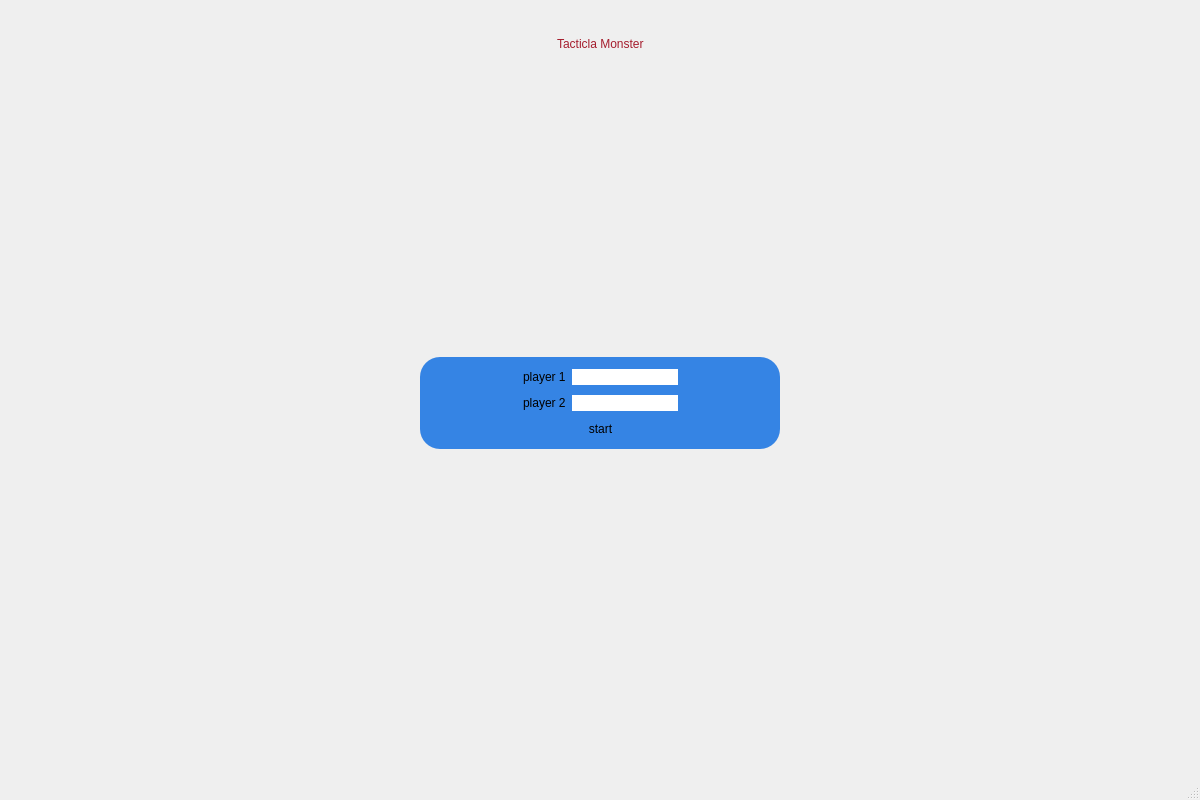
<?xml version="1.0" encoding="UTF-8"?>
<ui version="4.0">
 <class>login</class>
 <widget class="QMainWindow" name="login">
  <property name="geometry">
   <rect>
    <x>0</x>
    <y>0</y>
    <width>1200</width>
    <height>800</height>
   </rect>
  </property>
  <property name="windowTitle">
   <string>MainWindow</string>
  </property>
  <widget class="QWidget" name="centralwidget">
   <layout class="QVBoxLayout" name="verticalLayout_3">
    <item>
     <layout class="QHBoxLayout" name="horizontalLayout_4">
      <property name="topMargin">
       <number>25</number>
      </property>
      <property name="bottomMargin">
       <number>0</number>
      </property>
      <item>
       <spacer name="horizontalSpacer_2">
        <property name="orientation">
         <enum>Qt::Horizontal</enum>
        </property>
        <property name="sizeHint" stdset="0">
         <size>
          <width>40</width>
          <height>20</height>
         </size>
        </property>
       </spacer>
      </item>
      <item>
       <widget class="QLabel" name="label_3">
        <property name="styleSheet">
         <string notr="true">font: 75 italic 31pt &quot;Z003&quot;;
color: rgb(165, 29, 45);</string>
        </property>
        <property name="text">
         <string>Tacticla Monster</string>
        </property>
       </widget>
      </item>
      <item>
       <spacer name="horizontalSpacer_8">
        <property name="orientation">
         <enum>Qt::Horizontal</enum>
        </property>
        <property name="sizeHint" stdset="0">
         <size>
          <width>40</width>
          <height>20</height>
         </size>
        </property>
       </spacer>
      </item>
     </layout>
    </item>
    <item>
     <spacer name="verticalSpacer">
      <property name="orientation">
       <enum>Qt::Vertical</enum>
      </property>
      <property name="sizeHint" stdset="0">
       <size>
        <width>20</width>
        <height>40</height>
       </size>
      </property>
     </spacer>
    </item>
    <item>
     <layout class="QHBoxLayout" name="horizontalLayout_5">
      <property name="leftMargin">
       <number>50</number>
      </property>
      <property name="rightMargin">
       <number>50</number>
      </property>
      <property name="bottomMargin">
       <number>0</number>
      </property>
      <item>
       <spacer name="horizontalSpacer">
        <property name="orientation">
         <enum>Qt::Horizontal</enum>
        </property>
        <property name="sizeHint" stdset="0">
         <size>
          <width>40</width>
          <height>20</height>
         </size>
        </property>
       </spacer>
      </item>
      <item>
       <widget class="QWidget" name="widget" native="true">
        <property name="styleSheet">
         <string notr="true">background: none;
background-color: transparent;
background-color: rgb(53, 132, 228);
border-radius: 20px;
</string>
        </property>
        <layout class="QVBoxLayout" name="verticalLayout">
         <property name="leftMargin">
          <number>5</number>
         </property>
         <property name="topMargin">
          <number>10</number>
         </property>
         <property name="rightMargin">
          <number>5</number>
         </property>
         <property name="bottomMargin">
          <number>10</number>
         </property>
         <item>
          <layout class="QHBoxLayout" name="horizontalLayout">
           <item>
            <spacer name="horizontalSpacer_4">
             <property name="orientation">
              <enum>Qt::Horizontal</enum>
             </property>
             <property name="sizeHint" stdset="0">
              <size>
               <width>40</width>
               <height>20</height>
              </size>
             </property>
            </spacer>
           </item>
           <item>
            <widget class="QLabel" name="label">
             <property name="text">
              <string>player 1</string>
             </property>
            </widget>
           </item>
           <item>
            <widget class="QLineEdit" name="P1_name">
             <property name="sizePolicy">
              <sizepolicy hsizetype="Fixed" vsizetype="Fixed">
               <horstretch>0</horstretch>
               <verstretch>0</verstretch>
              </sizepolicy>
             </property>
             <property name="styleSheet">
              <string notr="true">background-color: rgb(255, 255, 255);</string>
             </property>
            </widget>
           </item>
           <item>
            <spacer name="horizontalSpacer_13">
             <property name="orientation">
              <enum>Qt::Horizontal</enum>
             </property>
             <property name="sizeHint" stdset="0">
              <size>
               <width>40</width>
               <height>20</height>
              </size>
             </property>
            </spacer>
           </item>
          </layout>
         </item>
         <item>
          <layout class="QHBoxLayout" name="horizontalLayout_2">
           <item>
            <spacer name="horizontalSpacer_7">
             <property name="orientation">
              <enum>Qt::Horizontal</enum>
             </property>
             <property name="sizeHint" stdset="0">
              <size>
               <width>40</width>
               <height>20</height>
              </size>
             </property>
            </spacer>
           </item>
           <item>
            <widget class="QLabel" name="label_2">
             <property name="text">
              <string>player 2</string>
             </property>
            </widget>
           </item>
           <item>
            <widget class="QLineEdit" name="P2_name">
             <property name="sizePolicy">
              <sizepolicy hsizetype="Fixed" vsizetype="Fixed">
               <horstretch>0</horstretch>
               <verstretch>0</verstretch>
              </sizepolicy>
             </property>
             <property name="styleSheet">
              <string notr="true">background-color: rgb(255, 255, 255);
</string>
             </property>
            </widget>
           </item>
           <item>
            <spacer name="horizontalSpacer_14">
             <property name="orientation">
              <enum>Qt::Horizontal</enum>
             </property>
             <property name="sizeHint" stdset="0">
              <size>
               <width>40</width>
               <height>20</height>
              </size>
             </property>
            </spacer>
           </item>
          </layout>
         </item>
         <item>
          <layout class="QHBoxLayout" name="horizontalLayout_3">
           <property name="bottomMargin">
            <number>0</number>
           </property>
           <item>
            <spacer name="horizontalSpacer_11">
             <property name="orientation">
              <enum>Qt::Horizontal</enum>
             </property>
             <property name="sizeHint" stdset="0">
              <size>
               <width>40</width>
               <height>20</height>
              </size>
             </property>
            </spacer>
           </item>
           <item>
            <widget class="QPushButton" name="game_btn">
             <property name="styleSheet">
              <string notr="true"/>
             </property>
             <property name="text">
              <string>start</string>
             </property>
            </widget>
           </item>
           <item>
            <spacer name="horizontalSpacer_15">
             <property name="orientation">
              <enum>Qt::Horizontal</enum>
             </property>
             <property name="sizeHint" stdset="0">
              <size>
               <width>40</width>
               <height>20</height>
              </size>
             </property>
            </spacer>
           </item>
          </layout>
         </item>
        </layout>
       </widget>
      </item>
      <item>
       <spacer name="horizontalSpacer_3">
        <property name="orientation">
         <enum>Qt::Horizontal</enum>
        </property>
        <property name="sizeHint" stdset="0">
         <size>
          <width>40</width>
          <height>20</height>
         </size>
        </property>
       </spacer>
      </item>
     </layout>
    </item>
    <item>
     <spacer name="verticalSpacer_2">
      <property name="orientation">
       <enum>Qt::Vertical</enum>
      </property>
      <property name="sizeHint" stdset="0">
       <size>
        <width>20</width>
        <height>40</height>
       </size>
      </property>
     </spacer>
    </item>
    <item>
     <widget class="QWidget" name="verticalWidget" native="true">
      <property name="sizePolicy">
       <sizepolicy hsizetype="Fixed" vsizetype="Fixed">
        <horstretch>0</horstretch>
        <verstretch>0</verstretch>
       </sizepolicy>
      </property>
      <layout class="QVBoxLayout" name="verticalLayout_5"/>
     </widget>
    </item>
   </layout>
  </widget>
  <widget class="QStatusBar" name="statusbar"/>
 </widget>
 <resources/>
 <connections/>
</ui>
